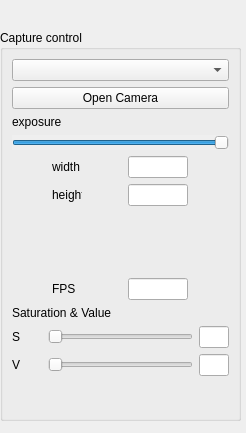
<?xml version="1.0" encoding="UTF-8"?>
<ui version="4.0">
 <class>LeftDock</class>
 <widget class="QWidget" name="LeftDock">
  <property name="geometry">
   <rect>
    <x>0</x>
    <y>0</y>
    <width>246</width>
    <height>433</height>
   </rect>
  </property>
  <property name="windowTitle">
   <string>LeftMenu</string>
  </property>
  <widget class="QGroupBox" name="groupBoxCapture">
   <property name="geometry">
    <rect>
     <x>0</x>
     <y>30</y>
     <width>241</width>
     <height>391</height>
    </rect>
   </property>
   <property name="title">
    <string>Capture control</string>
   </property>
   <layout class="QVBoxLayout" name="verticalLayout">
    <item>
     <widget class="QComboBox" name="comboBoxCam1Port"/>
    </item>
    <item>
     <widget class="QPushButton" name="buttonOpenCamera">
      <property name="text">
       <string>Open Camera</string>
      </property>
     </widget>
    </item>
    <item>
     <widget class="QLabel" name="label_5">
      <property name="text">
       <string>exposure</string>
      </property>
      <property name="alignment">
       <set>Qt::AlignLeading|Qt::AlignLeft|Qt::AlignVCenter</set>
      </property>
     </widget>
    </item>
    <item>
     <widget class="QSlider" name="sliderExposure">
      <property name="autoFillBackground">
       <bool>true</bool>
      </property>
      <property name="styleSheet">
       <string notr="true">QSlider::groove:horizontal</string>
      </property>
      <property name="minimum">
       <number>-13</number>
      </property>
      <property name="maximum">
       <number>-1</number>
      </property>
      <property name="orientation">
       <enum>Qt::Horizontal</enum>
      </property>
     </widget>
    </item>
    <item>
     <layout class="QHBoxLayout" name="horizontalLayout_5">
      <property name="sizeConstraint">
       <enum>QLayout::SetMaximumSize</enum>
      </property>
      <property name="bottomMargin">
       <number>0</number>
      </property>
      <item>
       <widget class="QLabel" name="label_15">
        <property name="minimumSize">
         <size>
          <width>30</width>
          <height>0</height>
         </size>
        </property>
        <property name="maximumSize">
         <size>
          <width>30</width>
          <height>16777215</height>
         </size>
        </property>
        <property name="text">
         <string>width</string>
        </property>
        <property name="alignment">
         <set>Qt::AlignLeading|Qt::AlignLeft|Qt::AlignVCenter</set>
        </property>
       </widget>
      </item>
      <item>
       <widget class="QLineEdit" name="lineEditWidth">
        <property name="minimumSize">
         <size>
          <width>60</width>
          <height>0</height>
         </size>
        </property>
        <property name="maximumSize">
         <size>
          <width>30</width>
          <height>16777215</height>
         </size>
        </property>
        <property name="readOnly">
         <bool>false</bool>
        </property>
       </widget>
      </item>
     </layout>
    </item>
    <item>
     <layout class="QHBoxLayout" name="horizontalLayout_6">
      <property name="sizeConstraint">
       <enum>QLayout::SetMaximumSize</enum>
      </property>
      <property name="bottomMargin">
       <number>0</number>
      </property>
      <item>
       <widget class="QLabel" name="label_16">
        <property name="minimumSize">
         <size>
          <width>30</width>
          <height>0</height>
         </size>
        </property>
        <property name="maximumSize">
         <size>
          <width>30</width>
          <height>16777215</height>
         </size>
        </property>
        <property name="text">
         <string>height</string>
        </property>
        <property name="alignment">
         <set>Qt::AlignLeading|Qt::AlignLeft|Qt::AlignVCenter</set>
        </property>
       </widget>
      </item>
      <item>
       <widget class="QLineEdit" name="lineEditHeight">
        <property name="minimumSize">
         <size>
          <width>60</width>
          <height>0</height>
         </size>
        </property>
        <property name="maximumSize">
         <size>
          <width>30</width>
          <height>16777215</height>
         </size>
        </property>
        <property name="baseSize">
         <size>
          <width>300</width>
          <height>0</height>
         </size>
        </property>
        <property name="readOnly">
         <bool>false</bool>
        </property>
       </widget>
      </item>
     </layout>
    </item>
    <item>
     <spacer name="verticalSpacer">
      <property name="orientation">
       <enum>Qt::Vertical</enum>
      </property>
      <property name="sizeHint" stdset="0">
       <size>
        <width>20</width>
        <height>72</height>
       </size>
      </property>
     </spacer>
    </item>
    <item>
     <layout class="QHBoxLayout" name="horizontalLayout_7">
      <property name="sizeConstraint">
       <enum>QLayout::SetMaximumSize</enum>
      </property>
      <property name="bottomMargin">
       <number>0</number>
      </property>
      <item>
       <widget class="QLabel" name="label_17">
        <property name="minimumSize">
         <size>
          <width>30</width>
          <height>0</height>
         </size>
        </property>
        <property name="maximumSize">
         <size>
          <width>30</width>
          <height>16777215</height>
         </size>
        </property>
        <property name="text">
         <string>FPS</string>
        </property>
        <property name="alignment">
         <set>Qt::AlignLeading|Qt::AlignLeft|Qt::AlignVCenter</set>
        </property>
       </widget>
      </item>
      <item>
       <widget class="QLineEdit" name="lineEditFPS">
        <property name="minimumSize">
         <size>
          <width>60</width>
          <height>0</height>
         </size>
        </property>
        <property name="maximumSize">
         <size>
          <width>30</width>
          <height>16777215</height>
         </size>
        </property>
        <property name="baseSize">
         <size>
          <width>300</width>
          <height>0</height>
         </size>
        </property>
        <property name="readOnly">
         <bool>false</bool>
        </property>
       </widget>
      </item>
     </layout>
    </item>
    <item>
     <widget class="QLabel" name="label_6">
      <property name="text">
       <string>Saturation &amp; Value</string>
      </property>
      <property name="alignment">
       <set>Qt::AlignLeading|Qt::AlignLeft|Qt::AlignVCenter</set>
      </property>
     </widget>
    </item>
    <item>
     <layout class="QHBoxLayout" name="horizontalLayout">
      <property name="sizeConstraint">
       <enum>QLayout::SetMaximumSize</enum>
      </property>
      <property name="bottomMargin">
       <number>0</number>
      </property>
      <item>
       <widget class="QLabel" name="label_7">
        <property name="minimumSize">
         <size>
          <width>30</width>
          <height>0</height>
         </size>
        </property>
        <property name="maximumSize">
         <size>
          <width>30</width>
          <height>16777215</height>
         </size>
        </property>
        <property name="text">
         <string>S</string>
        </property>
        <property name="alignment">
         <set>Qt::AlignLeading|Qt::AlignLeft|Qt::AlignVCenter</set>
        </property>
       </widget>
      </item>
      <item>
       <widget class="QSlider" name="sliderS">
        <property name="maximum">
         <number>100</number>
        </property>
        <property name="orientation">
         <enum>Qt::Horizontal</enum>
        </property>
       </widget>
      </item>
      <item>
       <widget class="QLineEdit" name="lineEditS">
        <property name="minimumSize">
         <size>
          <width>0</width>
          <height>0</height>
         </size>
        </property>
        <property name="maximumSize">
         <size>
          <width>30</width>
          <height>16777215</height>
         </size>
        </property>
        <property name="readOnly">
         <bool>true</bool>
        </property>
       </widget>
      </item>
     </layout>
    </item>
    <item>
     <layout class="QHBoxLayout" name="horizontalLayout_2">
      <property name="sizeConstraint">
       <enum>QLayout::SetMaximumSize</enum>
      </property>
      <property name="bottomMargin">
       <number>0</number>
      </property>
      <item>
       <widget class="QLabel" name="label_8">
        <property name="minimumSize">
         <size>
          <width>30</width>
          <height>0</height>
         </size>
        </property>
        <property name="maximumSize">
         <size>
          <width>30</width>
          <height>16777215</height>
         </size>
        </property>
        <property name="text">
         <string>V</string>
        </property>
        <property name="alignment">
         <set>Qt::AlignLeading|Qt::AlignLeft|Qt::AlignVCenter</set>
        </property>
       </widget>
      </item>
      <item>
       <widget class="QSlider" name="sliderV">
        <property name="maximum">
         <number>100</number>
        </property>
        <property name="orientation">
         <enum>Qt::Horizontal</enum>
        </property>
       </widget>
      </item>
      <item>
       <widget class="QLineEdit" name="lineEditV">
        <property name="minimumSize">
         <size>
          <width>0</width>
          <height>0</height>
         </size>
        </property>
        <property name="maximumSize">
         <size>
          <width>30</width>
          <height>16777215</height>
         </size>
        </property>
        <property name="readOnly">
         <bool>true</bool>
        </property>
       </widget>
      </item>
     </layout>
    </item>
    <item>
     <spacer name="verticalSpacer_2">
      <property name="orientation">
       <enum>Qt::Vertical</enum>
      </property>
      <property name="sizeHint" stdset="0">
       <size>
        <width>188</width>
        <height>38</height>
       </size>
      </property>
     </spacer>
    </item>
   </layout>
  </widget>
 </widget>
 <resources/>
 <connections/>
</ui>
